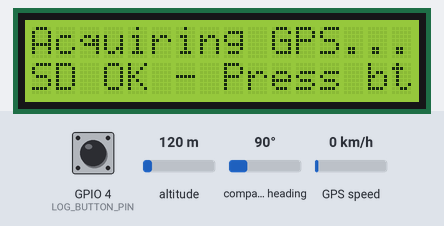
Simulated run of this program. Board: ESP32. On the bench: 16×2 character LCD. Inputs (shaded band) come from the test bench; at power-on: GPIO 4 (LOG_BUTTON_PIN) HIGH, GPS speed 0 km/h, altitude 120 m, compass heading 90°. Storage starts empty; EEPROM starts erased; the GPS gets a fix after 3 s at 37.7749, -122.4194 with 8 satellites; what the program prints to the serial monitor is not drawn.

Above: at 1.4 s.
1.5 s: GPIO 4 (LOG_BUTTON_PIN) pulled LOW for 0.15 s
At 3.1 s:
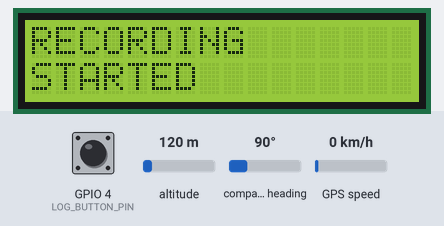
5.0 s: GPIO 4 (LOG_BUTTON_PIN) pulled LOW for 1 s
At 6.1 s:
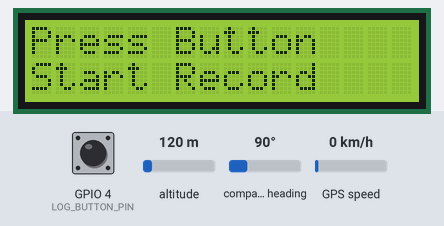
7.5 s: GPIO 4 (LOG_BUTTON_PIN) pulled LOW for 3.2 s
At 10.5 s:
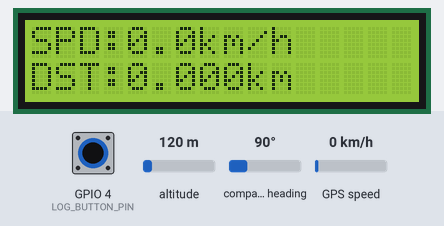
12.2 s: GPS speed set to 30 km/h
At 14.4 s:
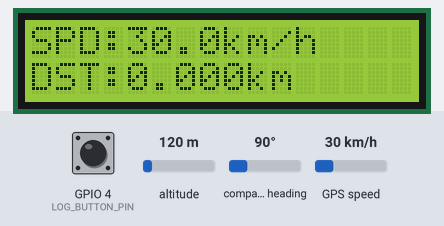
14.5 s: GPS speed set to 2 km/h
At 15.9 s:
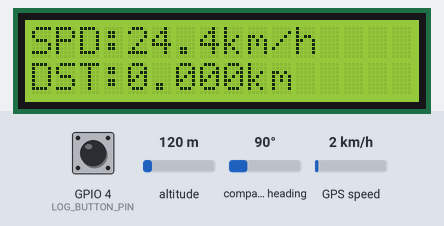
17.5 s: GPS speed set to 60 km/h
At 21.0 s:
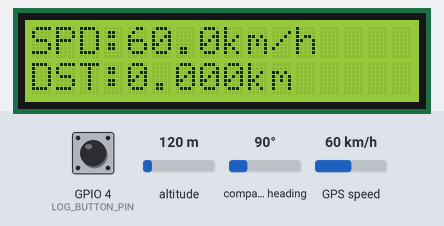
Timing chart, 0 to 21.5 s (numbered marks = the images above; inputs shaded):
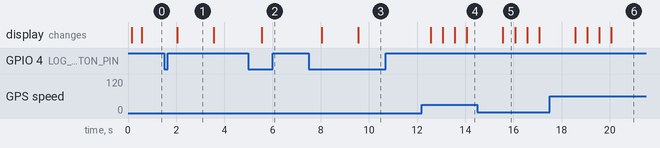

The program:

main.cpp
```cpp
#include "gps.h"
#include "display.h"
#include "logger.h"
#include "button.h"

void setup() {
  Serial.begin(115200);
  delay(100);

  initGPS();
  initButton();
  initDisplay();
  initLogger();
}

void loop() {
  updateGPS();
  updateButton();
  updateLogger();
  updateDisplay();
}
```

button.h
```cpp
#ifndef BUTTON_H
#define BUTTON_H

void initButton();

// Call every loop() iteration. Debounces the button and toggles
// logging (via startLogging()/stopLogging()) on a clean press.
void updateButton();

#endif
```

display.h
```cpp
#ifndef DISPLAY_H
#define DISPLAY_H

#include <Arduino.h>

void initDisplay();

// Call every loop() iteration. Internally throttles to one redraw per
// DISPLAY_INTERVAL_MS. Priority order:
//   1. Temporary confirmation message (button feedback)
//   2. "No GPS signal" fallback
//   3. Normal telemetry screen: speed / distance
// Reads current logging/SD state from logger.h.
void updateDisplay();

// Show a temporary 2-line confirmation message (e.g. button feedback)
// for STATUS_MESSAGE_DURATION_MS, after which the normal screen
// resumes automatically.
void showStatusMessage(const String &line1, const String &line2);

// Show the "Acquiring GPS..." boot message, with a second line that
// reflects whether the SD card initialized successfully.
void showBootMessage(bool sdReady);

// Format seconds as mm:ss for compact LCD display.
String formatElapsed(double totalSeconds);

#endif
```

gps.h
```cpp
#ifndef GPS_H
#define GPS_H

#include <TinyGPS++.h>

void initGPS();

// Call every loop() iteration. Reads any available bytes from the GPS
// module and feeds them into the parser. Whenever a fresh, valid fix
// arrives, updates the internal "last valid fix" timestamp and, if a
// logging session is active (per logger.h's isLogging), updates the
// distance telemetry.
void updateGPS();

// True if we have a valid location fix that hasn't gone stale
// (received within GPS_TIMEOUT_MS).
bool isGpsLocked();

extern TinyGPSPlus gps;

#endif
```

logger.h
```cpp
#ifndef LOGGER_H
#define LOGGER_H

// True once SD.begin() has succeeded.
extern bool sdCardReady;

// True while a logging session is active.
extern bool isLogging;

// Call once from setup(). Initializes SPI + SD card, runs the startup
// self-test, and shows an LCD/Serial warning if the card failed.
// Returns the same value it stores in sdCardReady.
bool initLogger();

// Call every loop() iteration. Internally throttles to one CSV row
// (plus a Serial debug printout) per LOG_INTERVAL_MS, and only writes
// while a logging session is active with a current GPS lock.
void updateLogger();

// Begin a new logging session: opens a new /LOGxxxx.CSV file, writes
// the CSV header, and resets trip telemetry. Shows a status message
// on the LCD indicating success or failure. Called by button.cpp.
void startLogging();

// Close out the current logging session and flush/close the file.
// Called by button.cpp.
void stopLogging();

#endif
```

telemetry.h
```cpp
#ifndef TELEMETRY_H
#define TELEMETRY_H

// Running total distance for the current logging session (km)
extern double totalDistanceKm;

// Feed a new GPS fix (lat/lng) into the distance accumulator.
// Only call this while a logging session is active.
void updateDistance(double currentLat, double currentLng, bool hdopValid, double hdop);

// Reset trip telemetry (called when a new logging session starts).
void resetTelemetry();

// Moving-average speed smoother. Feed it the raw GPS speed (km/h), get back a jitter-reduced value.
double getSmoothedSpeed(double newRawSpeed);

#endif
```

button.cpp
```cpp
#include "button.h"
#include "config.h"
#include "logger.h"
#include "Arduino.h"

static bool lastButtonReading = HIGH;
static bool stableButtonState = HIGH;
static unsigned long lastButtonChangeTime = 0;

void initButton() {
  pinMode(LOG_BUTTON_PIN, INPUT_PULLUP);
}

void updateButton() {
  bool reading = digitalRead(LOG_BUTTON_PIN);

  if (reading != lastButtonReading) {
    lastButtonChangeTime = millis();
  }

  if ((millis() - lastButtonChangeTime) > DEBOUNCE_MS) {
    if (reading != stableButtonState) {
      stableButtonState = reading;
      if (stableButtonState == LOW) {   // press detected
        if (isLogging) {
          stopLogging();
        } else {
          startLogging();
        }
      }
    }
  }

  lastButtonReading = reading;
}
```

display.cpp
```cpp
#include "display.h"
#include "config.h"
#include "gps.h"
#include "telemetry.h"
#include "logger.h"
#include <Wire.h>
#include <LiquidCrystal_I2C.h>

static LiquidCrystal_I2C lcd(LCD_ADDR, LCD_COLS, LCD_ROWS);

// Temporary confirmation message shown after button presses
static bool showingStatusMessage = false;
static String statusMessageLine1 = "";
static String statusMessageLine2 = "";
static unsigned long statusMessageStartTime = 0;

static unsigned long lastDisplayUpdate = 0;

static void clearRow(int row) {
  lcd.setCursor(0, row);
  lcd.print("                ");
}

void initDisplay() {
  Wire.begin(LCD_SDA_PIN, LCD_SCL_PIN);
  lcd.init();
  lcd.backlight();
  lcd.clear();
}

void showStatusMessage(const String &line1, const String &line2) {
  showingStatusMessage = true;
  statusMessageLine1 = line1;
  statusMessageLine2 = line2;
  statusMessageStartTime = millis();
}

void showBootMessage(bool sdReady) {
  showStatusMessage("Acquiring GPS...", sdReady ? "SD OK - Press btn" : "SD FAIL - no log");
}

// Format seconds as mm:ss for compact LCD display.
String formatElapsed(double totalSeconds) {
  unsigned long totalSecs = (unsigned long)totalSeconds;
  unsigned long mins = totalSecs / 60;
  unsigned long secs = totalSecs % 60;
  char buf[8];
  snprintf(buf, sizeof(buf), "%02lu:%02lu", mins, secs);
  return String(buf);
}

void updateDisplay() {
  unsigned long now = millis();
  if (now - lastDisplayUpdate < DISPLAY_INTERVAL_MS) return;
  lastDisplayUpdate = now;

  if (showingStatusMessage) {
    if (millis() - statusMessageStartTime < STATUS_MESSAGE_DURATION_MS) {
      clearRow(0);
      clearRow(1);
      lcd.setCursor(0, 0);
      lcd.print(statusMessageLine1);
      lcd.setCursor(0, 1);
      lcd.print(statusMessageLine2);
      return;
    } else {
      showingStatusMessage = false;
    }
  }

  if (!isLogging) {
    clearRow(0);
    clearRow(1);

    lcd.setCursor(0, 0);
    lcd.print("Press Button");

    lcd.setCursor(0, 1);
    lcd.print("Start Record");

    return;
  }

  bool gpsLocked = isGpsLocked();

  clearRow(0);
  clearRow(1);

  if (!gpsLocked) {
    lcd.setCursor(0, 0);
    lcd.print("No GPS signal");
    if (isLogging) {
      lcd.setCursor(13, 0);
      lcd.print("REC");
    }
    lcd.setCursor(0, 1);
    if (!sdCardReady) {
      lcd.print("SD CARD FAILED");
    } else {
      lcd.print("Sats: ");
      lcd.print(gps.satellites.isValid() ? gps.satellites.value() : 0);
    }
    return;
  }

  // --- Line 1: speed, with REC tag if logging ---
  double rawSpeedKmh = gps.speed.isValid() ? gps.speed.kmph() : 0.0;
  bool fixIsTrusted = (!gps.hdop.isValid()) || (gps.hdop.hdop() <= MAX_TRUSTED_HDOP);

  double speedKmh = getSmoothedSpeed(fixIsTrusted ? rawSpeedKmh : 0.0);

  if (speedKmh < MIN_TRUSTED_SPEED_KMH)
    speedKmh = 0.0;

  lcd.setCursor(0, 0);
  lcd.print("SPD:");
  lcd.print(speedKmh, 1);
  lcd.print("km/h ");

  lcd.setCursor(0, 1);
  lcd.print("DST:");
  lcd.print(totalDistanceKm, 3);
  lcd.print("km   ");
}
```

gps.cpp
```cpp
#include "gps.h"
#include "config.h"
#include "telemetry.h"
#include "logger.h"
#include <HardwareSerial.h>

static HardwareSerial gpsSerial(2);
TinyGPSPlus gps;

static unsigned long lastValidFixTime = 0;

void initGPS() {
    gpsSerial.begin(
        GPS_BAUD,
        SERIAL_8N1,
        GPS_RX_PIN,
        GPS_TX_PIN
    );
}
void updateGPS() {
  while (gpsSerial.available() > 0) {
    char c = gpsSerial.read();
    if (gps.encode(c)) {
      if (gps.location.isValid() && gps.location.isUpdated()) {

        lastValidFixTime = millis();

        if (isLogging) {
          bool hdopValid = gps.hdop.isValid();
          updateDistance(gps.location.lat(), gps.location.lng(),
                         hdopValid, hdopValid ? gps.hdop.hdop() : 0.0);
        }
      }
    }
  }
}

bool isGpsLocked() {
  return gps.location.isValid() &&
         (millis() - lastValidFixTime < GPS_TIMEOUT_MS);
}
```

logger.cpp
```cpp
#include "logger.h"
#include "config.h"
#include "gps.h"
#include "telemetry.h"
#include "display.h"
#include <SPI.h>
#include <SD.h>
#include <Preferences.h>

bool sdCardReady = false;
bool isLogging = false;

static Preferences prefs;
static File logFile;
static char currentLogFileName[24] = "";

static unsigned long logStartMillis = 0;
static unsigned long lastLogWriteTime = 0;

static void writeLogRow();
static void printDebugRow(double smoothedSpeed);

bool initLogger() {
  prefs.begin("gpslog", false);

  SPI.begin(SD_SCK_PIN, SD_MISO_PIN, SD_MOSI_PIN, SD_CS_PIN);

  Serial.println("================================");
  Serial.println("Initializing SD card...");
  Serial.printf("CS Pin   : %d\n", SD_CS_PIN);
  Serial.printf("MOSI Pin : %d\n", SD_MOSI_PIN);
  Serial.printf("MISO Pin : %d\n", SD_MISO_PIN);
  Serial.printf("SCK Pin  : %d\n", SD_SCK_PIN);

  sdCardReady = SD.begin(SD_CS_PIN);

  if (!sdCardReady) {
    Serial.println("SD.begin() FAILED");
  } else {
    Serial.println("SD.begin() SUCCESS");

    uint64_t cardSize = SD.cardSize() / (1024 * 1024);
    Serial.printf("Card Size: %llu MB\n", cardSize);

    uint64_t totalBytes = SD.totalBytes() / (1024 * 1024);
    uint64_t usedBytes = SD.usedBytes() / (1024 * 1024);

    Serial.printf("Total Space : %llu MB\n", totalBytes);
    Serial.printf("Used Space  : %llu MB\n", usedBytes);

    // For testing SD Card.
    File test = SD.open("/TEST.TXT", FILE_WRITE);

    if (test) {
      test.println("ESP32 SD card test successful!");
      test.close();
      Serial.println("TEST.TXT written successfully.");
    } else {
      Serial.println("Failed to create TEST.TXT");
    }
  }

  Serial.println("================================");

  if (!sdCardReady) {
    // Make this impossible to miss -- the whole point of this device
    // is to log data, so a failed SD card is a critical fault the
    // driver/operator needs to know about immediately.
    showStatusMessage("SD CARD ERROR", "Check card/wires");
    Serial.println("SD card init FAILED. Check wiring and formatting (FAT32).");
    delay(3000);
  } else {
    Serial.println("SD card ready.");
  }

  showBootMessage(sdCardReady);
  Serial.println("System booted. Waiting for GPS fix...");
  return sdCardReady;
}

// Start a new log file and write the CSV header.
void startLogging() {
  if (!sdCardReady) {
    Serial.println("Cannot start logging: SD card not ready.");
    showStatusMessage("SD CARD ERROR", "Cannot record");
    return;
  }

  unsigned int logNumber = prefs.getUInt("logNum", 0) + 1;
  prefs.putUInt("logNum", logNumber);

  snprintf(currentLogFileName, sizeof(currentLogFileName), "/LOG%04u.CSV", logNumber);

  logFile = SD.open(currentLogFileName, FILE_WRITE);
  if (!logFile) {
    Serial.println("Failed to create log file!");
    showStatusMessage("FILE ERROR", "Cannot record");
    return;
  }

  logFile.println("Elapsed_s,Timestamp_UTC,Latitude,Longitude,Speed_kmh,Distance_km,Satellites,HDOP");
  logFile.flush();

  // Start recording
  isLogging = true;

  // Reset trip data
  resetTelemetry();

  // Reset timers
  logStartMillis = millis();
  lastLogWriteTime = millis();

  // Serial output
  Serial.println("==============================");
  Serial.print("Recording Started: ");
  Serial.println(currentLogFileName);
  Serial.println("==============================");

  // LCD status message
  showStatusMessage("RECORDING", "STARTED");
}

// Close the current log file safely.
void stopLogging() {
  if (logFile) {
    logFile.flush();
    logFile.close();
  }

  isLogging = false;

  Serial.println("==============================");
  Serial.println("Recording Stopped");
  Serial.print("Distance : ");
  Serial.print(totalDistanceKm, 3);
  Serial.println(" km");
  Serial.println("==============================");
}

// Called once per LOG_INTERVAL_MS while a session is active: writes
// one CSV row and prints the matching Serial debug block.
void updateLogger() {
  unsigned long now = millis();
  if (!isLogging || (now - lastLogWriteTime < LOG_INTERVAL_MS)) return;

  lastLogWriteTime = now;

  writeLogRow();

  double speed = gps.speed.isValid() ? getSmoothedSpeed(gps.speed.kmph()) : 0;
  printDebugRow(speed);
}

static void writeLogRow() {
  if (!logFile || !isLogging) return;

  if (!isGpsLocked()) return;

  double elapsedSeconds = (millis() - logStartMillis) / 1000.0;

  char timestamp[24];
  if (gps.date.isValid() && gps.time.isValid()) {
    snprintf(timestamp, sizeof(timestamp), "%04d-%02d-%02d %02d:%02d:%02d",
             gps.date.year(), gps.date.month(), gps.date.day(),
             gps.time.hour(), gps.time.minute(), gps.time.second());
  } else {
    snprintf(timestamp, sizeof(timestamp), "N/A");
  }

  logFile.print(elapsedSeconds, 1);
  logFile.print(",");
  logFile.print(timestamp);
  logFile.print(",");
  logFile.print(gps.location.lat(), 6);
  logFile.print(",");
  logFile.print(gps.location.lng(), 6);
  logFile.print(",");
  logFile.print(gps.speed.isValid() ? gps.speed.kmph() : 0.0, 2);
  logFile.print(",");
  logFile.print(totalDistanceKm, 3);
  logFile.print(",");
  logFile.print(gps.satellites.isValid() ? gps.satellites.value() : 0);
  logFile.print(",");
  logFile.println(gps.hdop.isValid() ? gps.hdop.hdop() : 0.0, 1);

  // Flush every row so a sudden power loss (e.g. engine/battery cut)
  // only risks losing the last second of data, not the whole file.
  logFile.flush();
}

static void printDebugRow(double smoothedSpeed) {
  Serial.println("--------------------------------");

  Serial.print("Speed      : ");
  Serial.print(smoothedSpeed, 1);
  Serial.println(" km/h");

  Serial.print("Distance   : ");
  Serial.print(totalDistanceKm, 3);
  Serial.println(" km");

  Serial.print("Latitude   : ");
  Serial.println(gps.location.lat(), 6);

  Serial.print("Longitude  : ");
  Serial.println(gps.location.lng(), 6);

  Serial.print("Satellites : ");
  Serial.println(gps.satellites.value());

  Serial.print("HDOP       : ");
  Serial.println(gps.hdop.hdop());

  Serial.println("--------------------------------");
}
```

telemetry.cpp
```cpp
#include "telemetry.h"
#include "config.h"
#include <TinyGPS++.h>

double totalDistanceKm = 0.0;

static double lastLat = 0.0, lastLng = 0.0;
static bool hasPreviousFix = false;

static double speedSamples[SPEED_SAMPLE_COUNT] = {0};
static int speedSampleIndex = 0;
static bool speedBufferFilled = false;

// Accumulate distance using consecutive valid GPS fixes.
void updateDistance(double currentLat, double currentLng, bool hdopValid, double hdop) {
  bool fixIsTrusted = (!hdopValid) || (hdop <= MAX_TRUSTED_HDOP);

  if (hasPreviousFix && fixIsTrusted) {
    double distanceMeters = TinyGPSPlus::distanceBetween(
        lastLat, lastLng, currentLat, currentLng);

    if (distanceMeters >= MIN_MOVEMENT_METERS) {
      totalDistanceKm += distanceMeters / 1000.0;
    }
  }

  lastLat = currentLat;
  lastLng = currentLng;
  hasPreviousFix = true;
}

void resetTelemetry() {
  totalDistanceKm = 0.0;
  hasPreviousFix = false;
}

// Moving average speed smoother.
double getSmoothedSpeed(double newRawSpeed) {
  speedSamples[speedSampleIndex] = newRawSpeed;
  speedSampleIndex = (speedSampleIndex + 1) % SPEED_SAMPLE_COUNT;
  if (speedSampleIndex == 0) speedBufferFilled = true;

  int count = speedBufferFilled ? SPEED_SAMPLE_COUNT : speedSampleIndex;
  if (count == 0) return 0.0;

  double sum = 0.0;
  for (int i = 0; i < count; i++) sum += speedSamples[i];
  return sum / count;
}
```

config.h
```cpp
#ifndef CONFIG_H
#define CONFIG_H

// GPS (UART)
#define GPS_RX_PIN 16
#define GPS_TX_PIN 17
#define GPS_BAUD 9600

// LCD (I2C)
#define LCD_SDA_PIN 21
#define LCD_SCL_PIN 22
#define LCD_ADDR 0x27
#define LCD_COLS 16
#define LCD_ROWS 2

// SD CARD (SPI)
#define SD_CS_PIN 5
#define SD_MOSI_PIN 23
#define SD_MISO_PIN 19
#define SD_SCK_PIN 18

// START/STOP BUTTON
#define LOG_BUTTON_PIN 4
#define DEBOUNCE_MS 50UL

// LOGGING
#define LOG_INTERVAL_MS 1000UL   // one row per second

// GPS FIX / TRUST THRESHOLDS
#define GPS_TIMEOUT_MS 5000UL
#define MAX_TRUSTED_HDOP 5.0
#define MIN_MOVEMENT_METERS 1.0

// SPEED SMOOTHING
#define SPEED_SAMPLE_COUNT 5
#define MIN_TRUSTED_SPEED_KMH 2.5

// DISPLAY
#define DISPLAY_INTERVAL_MS 500UL
#define STATUS_MESSAGE_DURATION_MS 1500UL

#endif
```

Measured:
- after the input at 1.5 s, the display: changes after 0.55 s (image 1)
- after the input at 5.0 s, the display: changes after 0.56 s (image 2)
- after the input at 7.5 s, the display: first changes after 0.55 s (image 3 shows a later state)
- after the input at 12.2 s, the display: first changes after 0.36 s (image 4 shows a later state)
- after the input at 14.5 s, the display: changes after 1.1 s (image 5)
- after the input at 17.5 s, the display: first changes after 1.1 s (image 6 shows a later state)
- what the display in image 1 shows lasts 1.6 s, from 2.0 s to 3.6 s
